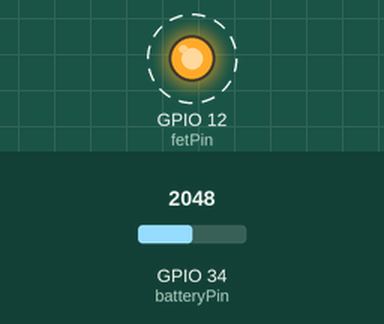
This sketch was run on a simulated ESP32. On the bench: output pins drawn as LEDs (lit = HIGH). Dashed ring = blinking. Inputs (shaded band) come from the test bench; at power-on: GPIO 34 (batteryPin) = 2048. USB keyboard and mouse output is not drawn; what the sketch prints to the serial monitor is not drawn.

Above: at 0.16 s.
Timing chart, 0 to 3.1 s (numbered marks = the images above):
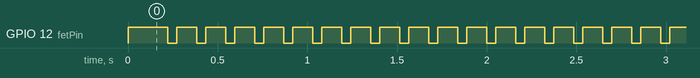

The sketch:

ESP32-BLE-Barcode-Scanner.ino
```cpp
#include <HardwareSerial.h>
#include <BleKeyboard.h> // Include the BLE keyboard library

// Create a BLE keyboard object
BleKeyboard bleKeyboard("Barcode_Reader", "ESP32 Manufacturer", 100);

// Create an instance of HardwareSerial for the GM67 barcode scanner (using Serial1)
HardwareSerial barcodeSerial(1); // Use Serial1 for the barcode scanner

// Battery voltage constants
const int batteryPin = 34;  // ADC pin where voltage divider is connected
const float fullBatteryVoltage = 1.98; // Voltage at 100% battery
const float emptyBatteryVoltage = 1.81; // Voltage at 0% battery
const float voltageDividerRatio = (10.0 + 44.0) / 44.0; // Voltage divider ratio

// FET control pin
const int fetPin = 12; // GPIO pin connected to the FET gate

// Function to read battery voltage and calculate percentage with predefined ranges
int getBatteryLevel() {
  const int numSamples = 10; // Number of samples to take for averaging
  int totalADC = 0;

  // Turn on the FET before reading the ADC
  digitalWrite(fetPin, HIGH);

  // Small delay to allow voltage to stabilize
  delay(10);

  for (int i = 0; i < numSamples; i++) {
    totalADC += analogRead(batteryPin);
    delay(10); // Small delay between readings to prevent noise
  }

  // Turn off the FET after reading the ADC
  digitalWrite(fetPin, LOW);

  // Average the ADC readings
  int avgADC = totalADC / numSamples;

  // Calculate battery voltage
  float batteryVoltage = (avgADC / 4095.0) * 3.3 * voltageDividerRatio; // Convert ADC to voltage

  // Map voltage to battery percentage (3.0V = 0%, 4.1V = 100%)
  int batteryPercentage = (int)((batteryVoltage - emptyBatteryVoltage) / (fullBatteryVoltage - emptyBatteryVoltage) * 100);

  // Ensure percentage is between 0 and 100
  batteryPercentage = constrain(batteryPercentage, 0, 100);

  Serial.print("Battery Voltage: "); // Debugging
  Serial.print(batteryVoltage);      // Print calculated voltage
  Serial.print("V, Battery Percentage: "); // Debugging
  Serial.println(batteryPercentage);  // Print calculated battery level

  // Apply the predefined ranges
  if (batteryPercentage > 90) {
    return 100; // Any value greater than 90% is reported as 100%
  } else if (batteryPercentage > 75) {
    return 75; // Between 98% and 75% is reported as 75%
  } else if (batteryPercentage > 50) {
    return 50; // Between 75% and 50% is reported as 50%
  } else if (batteryPercentage > 25) {
    return 25; // Between 50% and 25% is reported as 25%
  } else {
    return 0;  // Anything below 25% is reported as 0%
  }
}

void setup() {
  Serial.begin(115200); // Initialize Serial for debugging

  // Initialize HardwareSerial (Serial1) for GM67 communication (GPIO 13 for RX, TX not used)
  barcodeSerial.begin(9600, SERIAL_8N1, 13, -1);  // Baud rate 9600, GPIO 13 for RX, TX not used

  // Set the FET control pin as output
  pinMode(fetPin, OUTPUT);
  digitalWrite(fetPin, LOW); // Initially, turn off the FET

  // Start the BLE keyboard
  bleKeyboard.begin();

  // Set initial battery level
  int batteryLevel = getBatteryLevel();
  bleKeyboard.setBatteryLevel(batteryLevel);
}

void loop() {
  // Check if the BLE keyboard is connected to a device
  if (bleKeyboard.isConnected()) {
    // Set battery level in loop (in case the battery level changes over time)
    int batteryLevel = getBatteryLevel();
    bleKeyboard.setBatteryLevel(batteryLevel);

    // Check if data is available from the GM67 barcode scanner (Serial1)
    if (barcodeSerial.available()) {
      String barcodeData = "";

      // Read the data from the GM67 barcode scanner
      while (barcodeSerial.available()) {
        char receivedChar = barcodeSerial.read();
        barcodeData += receivedChar;
      }

      // Ensure the barcodeData is not empty and send it via BLE keyboard
      if (barcodeData.length() > 0) {
        bleKeyboard.print(barcodeData);
        bleKeyboard.write(KEY_RETURN); // Simulate pressing the Enter key
      }

      // Add a small delay for the BLE keyboard to process
      delay(50);
    }
  }

  delay(50); // Small delay for readability
}
```

Measured:
- by itself, GPIO 12 (fetPin): alternates HIGH for 0.11 s and LOW for 0.05 s
